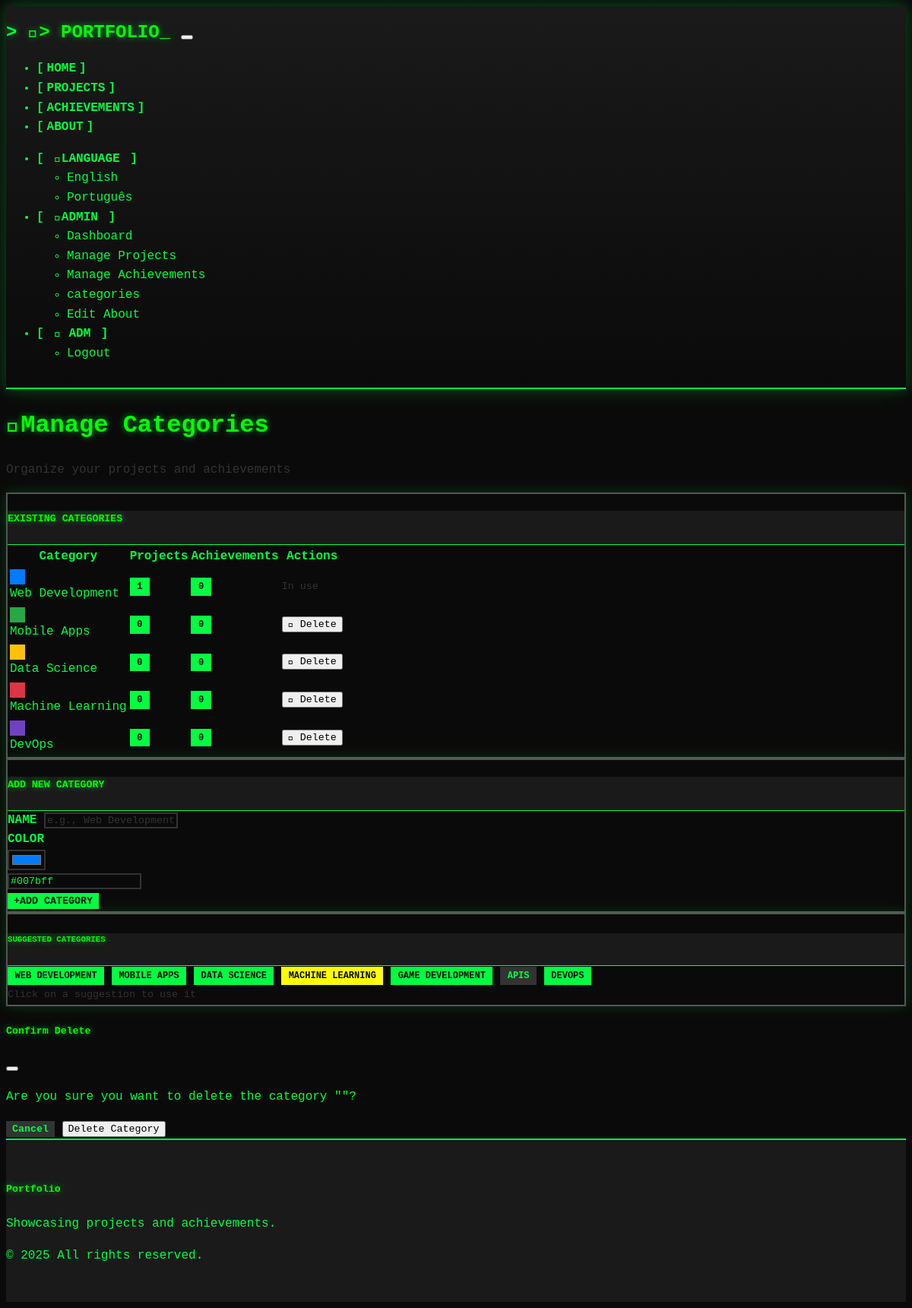
/admin/categories (signed in), run on the app's committed database.
### models.py (models this page shows, shortened)
class User(UserMixin, db.Model):
    __tablename__ = 'users'
    id = db.Column(db.String, primary_key=True)
    email = db.Column(db.String, unique=True, nullable=True)
    password_hash = db.Column(db.String(256), nullable=True)  # For local auth
    first_name = db.Column(db.String, nullable=True)
    last_name = db.Column(db.String, nullable=True)
    profile_image_url = db.Column(db.String, nullable=True)
    is_admin = db.Column(db.Boolean, default=False)
    auth_type = db.Column(db.String(20), default='replit')  # 'replit' or 'local'
    created_at = db.Column(db.DateTime, default=datetime.now)
    updated_at = db.Column(db.DateTime, default=datetime.now, onupdate=datetime.now)
    comments = db.relationship('Comment', backref='author', lazy='dynamic')
    likes = db.relationship('Like', backref='user', lazy='dynamic')
    @property
    def display_name(self):
        if self.first_name and self.last_name:
            return f"{self.first_name} {self.last_name}"
        elif self.first_name:
            return self.first_name
        elif self.email:
            return self.email.split('@')[0]
        return "Anonymous User"

class Category(db.Model):
    __tablename__ = 'categories'
    id = db.Column(db.Integer, primary_key=True)
    name = db.Column(db.String(100), nullable=False, unique=True)
    color = db.Column(db.String(7), default='#007bff')  # Hex color code
    created_at = db.Column(db.DateTime, default=datetime.now)
    projects = db.relationship('Project', backref='category', lazy='dynamic')
    achievements = db.relationship('Achievement', backref='category', lazy='dynamic')

### routes.py (the view)
@app.route('/admin/categories')
@admin_required
def admin_categories():
    categories = Category.query.all()
    form = CategoryForm()
    return render_template('admin/categories.html', categories=categories, form=form)

### templates/admin/categories.html (shortened to what this page needs)
{% extends "base.html" %}
{% block content %}
<div class="container py-4">
    <div class="row mb-4">
        <div class="col">
            <h1><i class="fas fa-tags me-2"></i>Manage Categories</h1>
            <p class="text-muted">Organize your projects and achievements</p>
        </div>
    </div>
    <div class="row">
        <div class="col-lg-8">
            {% if categories %}
                <div class="card">
                    <div class="card-header">
                        <h5 class="mb-0">Existing Categories</h5>
                    </div>
                    <div class="card-body">
                        <div class="table-responsive">
                            <table class="table table-hover">
                                <thead>
                                    <tr>
                                        <th>Category</th>
                                        <th>Projects</th>
                                        <th>Achievements</th>
                                        <th>Actions</th>
                                    </tr>
                                </thead>
                                <tbody>
                                    {% for category in categories %}
                                        <tr>
                                            <td>
                                                <div class="d-flex align-items-center">
                                                    <div class="rounded me-3"
                                                         style="width: 20px; height: 20px; background-color: {{ category.color }}"></div>
                                                    <span class="fw-semibold">{{ category.name }}</span>
                                                </div>
                                            </td>
                                            <td>
                                                <span class="badge bg-primary">{{ category.projects.count() }}</span>
                                            </td>
                                            <td>
                                                <span class="badge bg-success">{{ category.achievements.count() }}</span>
                                            </td>
                                            <td>
                                                {% if category.projects.count() == 0 and category.achievements.count() == 0 %}
                                                    <button class="btn btn-outline-danger btn-sm"
                                                            onclick="deleteCategory({{ category.id }}, '{{ category.name }}')">
                                                        <i class="fas fa-trash"></i> Delete
                                                    </button>
                                                {% else %}
                                                    <small class="text-muted">In use</small>
                                                {% endif %}
                                            </td>
                                        </tr>
                                    {% endfor %}
                                </tbody>
                            </table>
                        </div>
                    </div>
                </div>
            {% endif %}
        </div>
        <div class="col-lg-4">
            <div class="card">
                <div class="card-header">
                    <h5 class="mb-0">Add New Category</h5>
                </div>
                <div class="card-body">
                    <form method="POST" action="{{ url_for('admin_category_new') }}">
                        <div class="mb-3">
                            {{ form.name.label(class="form-label") }}
                            {{ form.name(class="form-control" + (" is-invalid" if form.name.errors else ""), placeholder="e.g., Web Development") }}
                        </div>
                        <div class="mb-3">
                            {{ form.color.label(class="form-label") }}
                            <div class="d-flex gap-2">
                                {{ form.color(class="form-control", type="color", style="max-width: 60px") }}
                                <div class="flex-grow-1">
                                    <input type="text" class="form-control" id="colorHex" value="#007bff" readonly>
                                </div>
                            </div>
                        </div>
                        <button type="submit" class="btn btn-primary w-100">
                            <i class="fas fa-plus me-2"></i>Add Category
                        </button>
                    </form>
                </div>
            </div>
            <div class="card mt-3">
                <div class="card-header">
                    <h6 class="mb-0">Suggested Categories</h6>
                </div>
                <div class="card-body">
                    <div class="d-flex flex-wrap gap-2">
                        <span class="badge bg-primary category-suggestion" data-name="Web Development" data-color="#007bff">Web Development</span>
                        <span class="badge bg-success category-suggestion" data-name="Mobile Apps" data-color="#28a745">Mobile Apps</span>
                        <span class="badge bg-info category-suggestion" data-name="Data Science" data-color="#17a2b8">Data Science</span>
                        <span class="badge bg-warning category-suggestion" data-name="Machine Learning" data-color="#ffc107">Machine Learning</span>
                        <span class="badge bg-danger category-suggestion" data-name="Game Development" data-color="#dc3545">Game Development</span>
                        <span class="badge bg-secondary category-suggestion" data-name="APIs" data-color="#6c757d">APIs</span>
                        <span class="badge bg-dark category-suggestion" data-name="DevOps" data-color="#343a40">DevOps</span>
                    </div>
                    <small class="text-muted mt-2 d-block">Click on a suggestion to use it</small>
                </div>
            </div>
        </div>
    </div>
</div>
<div class="modal fade" id="deleteModal" tabindex="-1">
    <div class="modal-dialog">
        <div class="modal-content">
            <div class="modal-header">
                <h5 class="modal-title">Confirm Delete</h5>
                <button type="button" class="btn-close" data-bs-dismiss="modal"></button>
            </div>
            <div class="modal-body">
                <p>Are you sure you want to delete the category ""?</p>
            </div>
            <div class="modal-footer">
                <button type="button" class="btn btn-secondary" data-bs-dismiss="modal">Cancel</button>
                <form id="deleteForm" method="POST" style="display: inline;">
                    <button type="submit" class="btn btn-danger">Delete Category</button>
                </form>
            </div>
        </div>
    </div>
</div>
{% endblock %}

### templates/base.html (shortened to what this page needs)
<!DOCTYPE html>
<html lang="en" data-bs-theme="dark">
<head>
    <link href="https://cdn.replit.com/agent/bootstrap-agent-dark-theme.min.css" rel="stylesheet">
    <link rel="stylesheet" href="https://cdnjs.cloudflare.com/ajax/libs/font-awesome/6.4.0/css/all.min.css">
    <link rel="stylesheet" href="{{ url_for('static', filename='css/custom.css') }}">
</head>
<body>
    <nav class="navbar navbar-expand-lg navbar-dark sticky-top">
        <div class="container">
            <a class="navbar-brand fw-bold glow-text" href="{{ url_for('index') }}">
                <i class="fas fa-terminal me-2"></i>&gt; PORTFOLIO_
            </a>
            <button class="navbar-toggler" type="button" data-bs-toggle="collapse" data-bs-target="#navbarNav">
            </button>
            <div class="collapse navbar-collapse" id="navbarNav">
                <ul class="navbar-nav me-auto">
                    <li class="nav-item">
                        <a class="nav-link" href="{{ url_for('index') }}">{{ t('nav_home') }}</a>
                    </li>
                    <li class="nav-item">
                        <a class="nav-link" href="{{ url_for('projects') }}">{{ t('nav_projects') }}</a>
                    </li>
                    <li class="nav-item">
                        <a class="nav-link" href="{{ url_for('achievements') }}">{{ t('nav_achievements') }}</a>
                    </li>
                    <li class="nav-item">
                        <a class="nav-link" href="{{ url_for('about') }}">{{ t('nav_about') }}</a>
                    </li>
                </ul>
                <ul class="navbar-nav">
                    <li class="nav-item dropdown me-2">
                        <a class="nav-link dropdown-toggle" href="#" role="button" data-bs-toggle="dropdown">
                            <i class="fas fa-globe me-1"></i>{{ t('language') }}
                        </a>
                        <ul class="dropdown-menu">
                            <li><a class="dropdown-item{% if current_language == 'en' %} active{% endif %}"
                                   href="{{ url_for('set_language', language='en') }}">
                                {{ t('english') }}
                            </a></li>
                            <li><a class="dropdown-item{% if current_language == 'pt' %} active{% endif %}"
                                   href="{{ url_for('set_language', language='pt') }}">
                                {{ t('portuguese') }}
                            </a></li>
                        </ul>
                    </li>
                    {% if current_user.is_authenticated %}
                        {% if current_user.is_admin %}
                            <li class="nav-item dropdown">
                                <a class="nav-link dropdown-toggle" href="#" role="button" data-bs-toggle="dropdown">
                                    <i class="fas fa-cog me-1"></i>{{ t('nav_admin') }}
                                </a>
                                <ul class="dropdown-menu">
                                    <li><a class="dropdown-item" href="{{ url_for('admin_dashboard') }}">{{ t('admin_dashboard') }}</a></li>
                                    <li><a class="dropdown-item" href="{{ url_for('admin_projects') }}">{{ t('manage_projects') }}</a></li>
                                    <li><a class="dropdown-item" href="{{ url_for('admin_achievements') }}">{{ t('manage_achievements') }}</a></li>
                                    <li><a class="dropdown-item" href="{{ url_for('admin_categories') }}">{{ t('categories') }}</a></li>
                                    <li><a class="dropdown-item" href="{{ url_for('admin_about_edit') }}">{{ t('edit_about') }}</a></li>
                                </ul>
                            </li>
                        {% endif %}
                        <li class="nav-item dropdown">
                            <a class="nav-link dropdown-toggle" href="#" role="button" data-bs-toggle="dropdown">
                                {% if current_user.profile_image_url %}
                                    <img src="{{ current_user.profile_image_url }}" class="rounded-circle me-1" width="24" height="24" style="object-fit: cover;">
                                {% else %}
                                    <i class="fas fa-user me-1"></i>
                                {% endif %}
                                {{ current_user.display_name }}
                            </a>
                            <ul class="dropdown-menu">
                                {% if current_user.auth_type == 'replit' %}
                                    <li><a class="dropdown-item" href="{{ url_for('logout') }}">{{ t('nav_logout') }}</a></li>
                                {% else %}
                                    <li><a class="dropdown-item" href="{{ url_for('logout') }}">{{ t('nav_logout') }}</a></li>
                                {% endif %}
                            </ul>
                        </li>
                    {% endif %}
                </ul>
            </div>
        </div>
    </nav>
    <main>
        {% block content %}{% endblock %}
    </main>
    <footer class="bg-dark text-light py-4 mt-5">
        <div class="container">
            <div class="row">
                <div class="col-md-6">
                    <h5>Portfolio</h5>
                    <p class="mb-0">Showcasing projects and achievements.</p>
                </div>
                <div class="col-md-6 text-md-end">
                    <p class="mb-0">&copy; 2025 All rights reserved.</p>
                </div>
            </div>
        </div>
    </footer>
</body>
</html>

### data on the page
User: display_name "ADM"
Category: name "Web Development", projects.count "1", achievements.count "0", shows "In use"
Category: name "Mobile Apps", projects.count "0", achievements.count "0"
Category: name "Data Science", projects.count "0", achievements.count "0"
Category: name "Machine Learning", projects.count "0", achievements.count "0"
Category: name "DevOps", projects.count "0", achievements.count "0"

### other printed values
{{ t('nav_home') }} "HOME"
{{ t('nav_projects') }} "PROJECTS"
{{ t('nav_achievements') }} "ACHIEVEMENTS"
{{ t('nav_about') }} "ABOUT"
{{ t('language') }} "LANGUAGE"
{{ t('english') }} "English"
{{ t('portuguese') }} "Português"
{{ t('nav_admin') }} "ADMIN"
{{ t('admin_dashboard') }} "Dashboard"
{{ t('manage_projects') }} "Manage Projects"
{{ t('manage_achievements') }} "Manage Achievements"
{{ t('categories') }} "categories"
{{ t('edit_about') }} "Edit About"
{{ t('nav_logout') }} "Logout"
